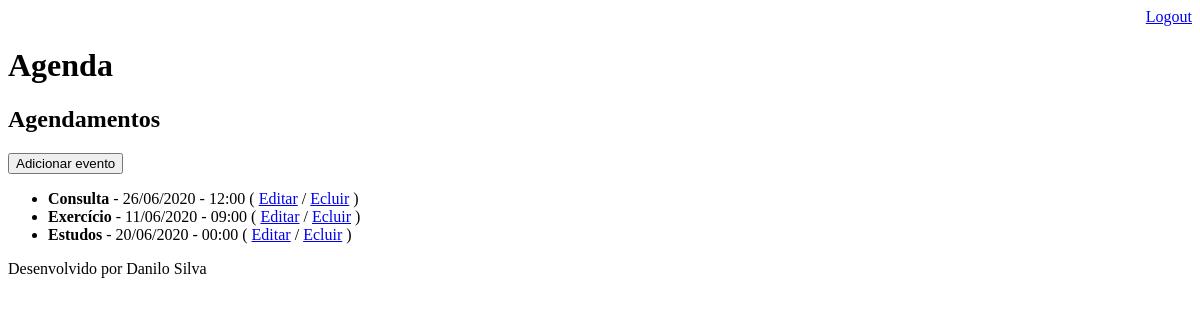
/agenda/ (signed in), run on an earlier commit of the app's database.
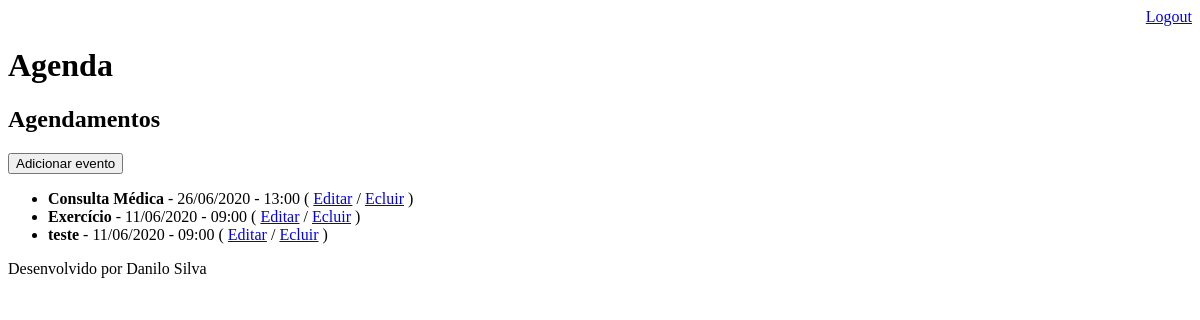
And on a later commit of the database.
### core/models.py (models this page shows, shortened)
class Evento(models.Model):
    titulo = models.CharField(max_length=100)
    descricao = models.TextField(blank=True, null=True)
    data_evento = models.DateTimeField(verbose_name='Data do evento')
    data_criacao = models.DateTimeField(auto_now=True, verbose_name='Data de criação')
    usuario = models.ForeignKey(User, on_delete=models.CASCADE)
    class Meta:
        db_table = 'evento'
    def get_data_evento(self):
        return self.data_evento.strftime('%d/%m/%Y - %H:%M')
    def get_evento_atrasado(self):
        if(self.data_evento < datetime.now()):
            return True
        else:
            return False

### core/views.py (the view)
# urls.py: path('agenda/', views.lista_eventos),
@login_required(login_url='/login/')
def lista_eventos(request):
    usuario = request.user
    data_atual = datetime.now() - timedelta(hours=1)
    evento = Evento.objects.filter(usuario=usuario,
                                   data_evento__gt=data_atual)
    dados = {'eventos': evento}
    return render(request,'agenda.html', dados)

### templates/agenda.html
{% extends "model_page.html" %}
{% block content %}
    <h2>Agendamentos</h2>
    <a href="evento/">
        <button type="button">Adicionar evento</button>
    </a>
    <ul>
      {% for evento in eventos %}
        <li><div style={% if evento.get_evento_atrasado %}"color:red"{%endif%}><b>
          {{evento.titulo}}</b> - {{evento.get_data_evento}}
          ( <a href="evento/?id={{evento.id}}">Editar</a> / <a href="evento/delete/{{evento.id}}/">Ecluir</a> )
        </div></li>
      {% endfor %}
    </ul>
{% endblock %}

### templates/model_page.html
<!DOCTYPE html>
<html lang="pt-br">
  <head>
  {% include "model_header.html" %}
  </head>
  <body>
    {% block content %} {% endblock %}
    {% include "model_footer.html" %}
  </body>
</html>

### templates/model_header.html (shortened to what this page needs)
<div align='right'>
  <a href="/logout">Logout</a>
</div>
<h1>Agenda</h1>

### templates/model_footer.html
<p>Desenvolvido por Danilo Silva</p>

What changed in the data, as far as the page shows it:
removed Evento: titulo "Estudos", get_data_evento "20/06/2020 - 00:00"
changed Evento: titulo "Consulta" → "Consulta Médica"; get_data_evento "26/06/2020 - 12:00" → "26/06/2020 - 13:00"
added Evento: titulo "teste", get_data_evento "11/06/2020 - 09:00"
